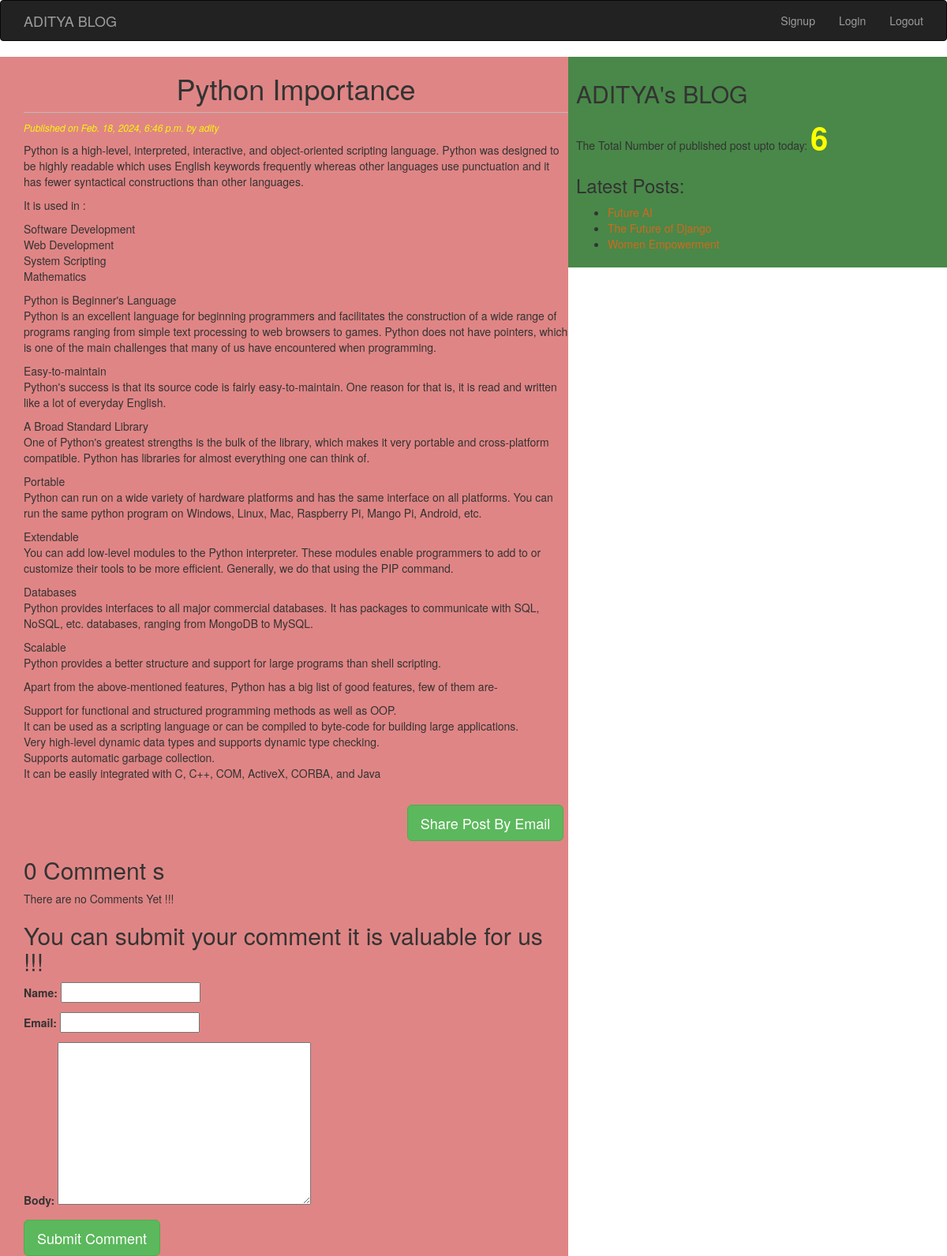
The page /2024/02/18/python-importance/ (signed in) on the database its author committed.
### blog/models.py (models this page shows, shortened)
class Post(models.Model):
    STATUS_CHOICES = (('draft','Draft'),('published','Published'))
    title = models.CharField(max_length =225)
    slug = models.SlugField(max_length=264, unique_for_date='publish')
    author = models.ForeignKey(User,related_name ='blog_posts',on_delete=models.CASCADE)
    body = models.TextField()
    publish = models.DateTimeField(default=timezone.now)
    created= models.DateTimeField(auto_now_add = True)
    updated = models.DateTimeField(auto_now = True)
    status = models.CharField(max_length= 10, choices=STATUS_CHOICES,default= 'draft')
    objects = CustomManager()
    tags= TaggableManager()
    class Meta:
        ordering = ('-publish',)
    def get_absolute_url(self):
        return reverse('post_detail', args=[self.publish.year,self.publish.strftime('%m'),self.publish.strftime('%d'), self.slug])

### blog/views.py (the view)
# urls.py: path('<year>/<month>/<day>/<post>/', views.post_detail_view, name='post_detail'),
@login_required
def post_detail_view(request,year,month,day,post):
    post = get_object_or_404(Post, slug=post,
                             status='published',
                             publish__year=year,
                             publish__month=month,
                             publish__day=day)
    comments = post.comments.filter(active=True)
    csubmit=False
    if request.method == 'POST':
        form = CommentForm(request.POST)
        if form.is_valid():
            new_comment =form.save(commit=False)
            new_comment.post = post
            new_comment.save()
            csubmit = True
    else:
        form = CommentForm()
    return render(request, 'blog/post_detail.html', {'post': post, 'form':form,'csubmit':csubmit,'comments':comments})

### blog/forms.py
class CommentForm(forms.ModelForm):
    class Meta:
        model = Comments
        fields = ('name', 'email', 'body')

### blog/models.py (called while the page is built)
    def get_queryset(self):
        return super().get_queryset().filter(status='published')

### blog/templatetags/blog_tags.py (called while the page is built)
@register.simple_tag(name='my_tag')
def total_posts():
    return Post.objects.count()

@register.inclusion_tag('blog/latest_post123.html')
def show_latest_post():
    latest_post = Post.objects.order_by('-publish')[:3]
    return {'latest_post': latest_post} #we are returning context object

### templates/blog/post_detail.html (shortened to what this page needs)
<!DOCTYPE html>
{%extends 'blog/base.html'%}
{%block content%}
    <h1>{{post.title}}</h1>
    <p id="date">Published on {{post.publish}} by {{post.author}}
    </p>
    {{post.body|linebreaks}} <br>
    <div class="container" align="center">
        <a href="/{{post.id}}/share" class="btn btn-lg btn-success" >Share Post By Email</a>
    </div>
    {% with comments.count as comments_count%}
    <h2>{{comments_count}} Comment {{comments_count | pluralize}}</h2>
    {% endwith%}
    {% if comments %}
        {% for comment in comments%}
           <p id="ch"> -> Comment {{forloop.counter}} by {{comment.name}} on {{comment.created}}</p>
           <div class="cb">
            {{comment.body | linebreaks}}
           </div>
        {%endfor%}
        <hr>
    {%else%}
    <p>There are no Comments Yet !!!</p>
    {%endif%}
    {%if csubmit %}
           <h1>Your Comment Added Successfully</h1>
    {%else%}
           <h2>You can submit your comment it is valuable for us !!!</h2>
           <form method="post">
            {{form.as_p}}
            <input type="submit" class="btn btn-success btn-lg" value="Submit Comment">
           </form>
    {%endif%}
    {%endblock%}

### templates/blog/latest_post123.html
<ul>
    {%for post in latest_post%}
    <li>
        <a href="{{post.get_absolute_url}}">{{post.title}}</a>
    </li>
    {%endfor%}
</ul>

### static/css/blog.css (style rules this page uses)
h1 { text-align: center; border-bottom: 1px solid #bbb; padding-bottom: 10px; }
#date { color: rgb(247, 247, 9); font-size: 12px; font-style: italic; }
a { color: chocolate; }

### rows shown on the page
Post: title "Python Importance", publish "Feb. 18, 2024, 6:46 p.m.", author "adity", body "Python is a high-level, interpreted, interactive, and object-oriented scripting language. Python was designed to be highly readable which uses English keywords frequently whereas other languages use punctuation and it has fewer syntactical constructions than other languages. It is used in : Software Development Web Development System Scripting Mathematics Python is Beginner's Language Python is an excellent language for beginning programmers and facilitates the construction of a wide range of programs ranging from simple text processing to web browsers to games. Python does not have pointers, which is one of the main challenges that many of us have encountered when programming.…"

### other values the page prints
{{ comments_count }} "0"
{{ comments_count | pluralize }} "s"
